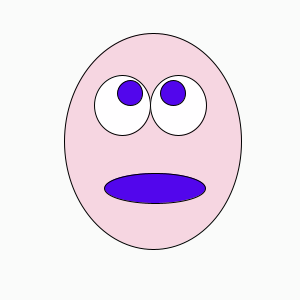
Frame 1 (no input)
Frame 60 (the mouse pressed at the canvas centre just before this capture): identical to frame 1, image omitted
Frame 120 (the mouse held since frame 60 and released just before this capture): identical to frame 1, image omitted

The Processing sketch that drew this single still picture (run headless with seeded random() and noise(); from frame 60 on, the mouse is pressed at the canvas centre):

// Processing sketch: sketch_260313c
// ── sketch_260313c.pde
void setup()
{
  size(300,300);
}

void draw()
{
  background(250,251,250);
  fill(246,214,225);
  ellipse(153,141,177,216);
  fill(255,254,255);
  ellipse(122,105,56,60);
  fill(255,254,255);
  ellipse(178,105,56,60);
  fill(82,6,236);
  ellipse(130,93,25,25);
  fill(82,6,236);
  ellipse(173,93,25,25);
  fill(82,6,236);
  ellipse(155,188,101,30);
}
